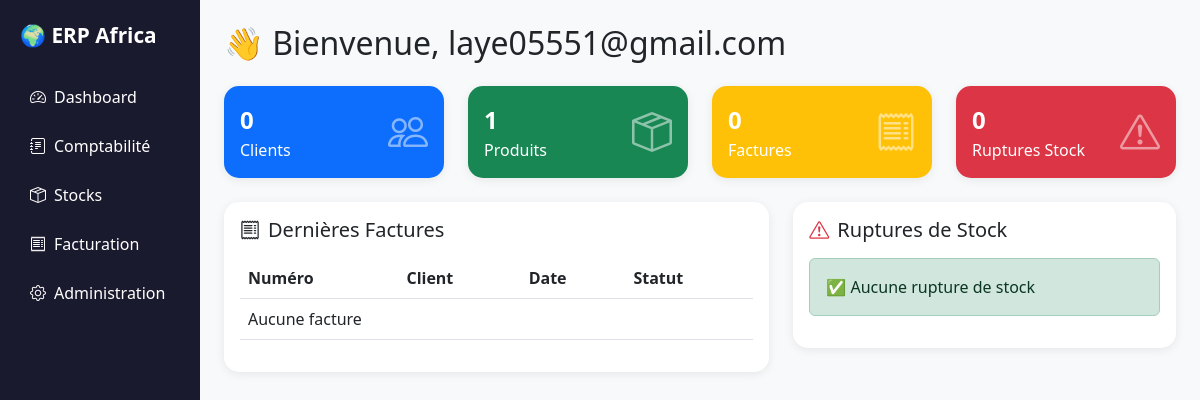
Page /dashboard/ (signed in) on the earlier database version.
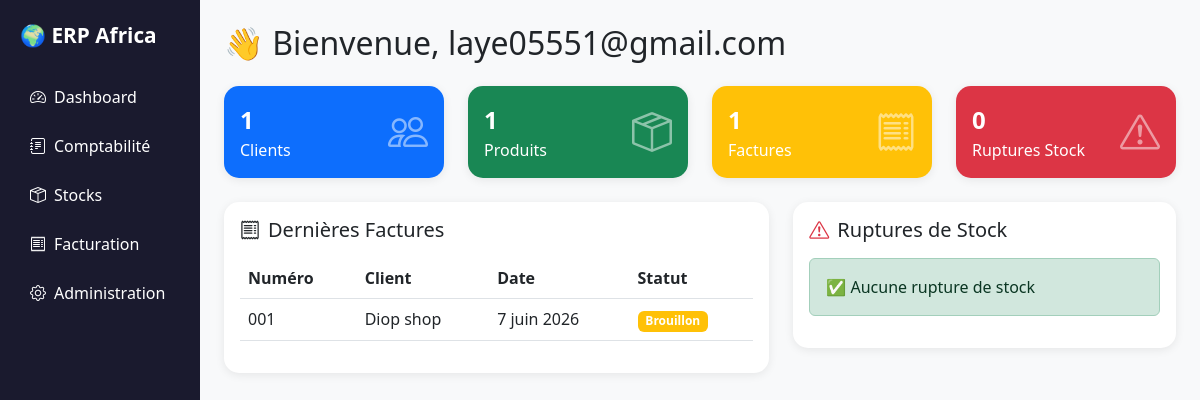
Same page on the later database version.
### facturation/models.py (models this page shows, shortened)
class Facture(models.Model):
    STATUT_CHOICES = [
        ('BR', 'Brouillon'),
        ('EN', 'Envoyée'),
        ('PY', 'Payée'),
        ('AN', 'Annulée'),
    ]
    numero = models.CharField(max_length=20, unique=True)
    client = models.ForeignKey(Client, on_delete=models.PROTECT)
    date_emission = models.DateField(auto_now_add=True)
    date_echeance = models.DateField()
    statut = models.CharField(max_length=2, choices=STATUT_CHOICES, default='BR')
    notes = models.TextField(blank=True)
    class Meta:
        verbose_name = "Facture"
        verbose_name_plural = "Factures"
        ordering = ['-date_emission']

class Client(models.Model):
    nom = models.CharField(max_length=200)
    telephone = models.CharField(max_length=20)
    email = models.EmailField(blank=True)
    adresse = models.TextField(blank=True)
    ninea = models.CharField(max_length=20, blank=True)
    class Meta:
        verbose_name = "Client"
        verbose_name_plural = "Clients"
        ordering = ['nom']

### tableau_bord/views.py (the view)
# urls.py: path('dashboard/', include('tableau_bord.urls')),
@login_required
def dashboard(request):
    total_clients = Client.objects.count()
    total_produits = Produit.objects.count()
    total_factures = Facture.objects.count()
    factures_brouillon = Facture.objects.filter(statut='BR').count()
    factures_payees = Facture.objects.filter(statut='PY').count()
    factures_envoyees = Facture.objects.filter(statut='EN').count()
    produits_rupture = Produit.objects.filter(
        stock_actuel__lte=models.F('stock_minimum')
    ) if False else [p for p in Produit.objects.all() if p.en_rupture]
    dernieres_factures = Facture.objects.all()[:5]
    context = {
        'total_clients': total_clients,
        'total_produits': total_produits,
        'total_factures': total_factures,
        'factures_brouillon': factures_brouillon,
        'factures_payees': factures_payees,
        'factures_envoyees': factures_envoyees,
        'produits_rupture': produits_rupture,
        'dernieres_factures': dernieres_factures,
    }
    return render(request, 'tableau_bord/dashboard.html', context)

### stocks/models.py (called while the page is built)
    @property
    def en_rupture(self):
        return self.stock_actuel <= self.stock_minimum

### tableau_bord/templates/tableau_bord/dashboard.html (shortened to what this page needs)
<!DOCTYPE html>
<html lang="fr">
<head>
    <link href="https://cdn.jsdelivr.net/npm/bootstrap@5.3.0/dist/css/bootstrap.min.css" rel="stylesheet">
    <link href="https://cdn.jsdelivr.net/npm/bootstrap-icons@1.10.0/font/bootstrap-icons.css" rel="stylesheet">
</head>
<body>
<div class="container-fluid">
    <div class="row">
        <div class="col-md-2 sidebar">
            <div class="navbar-brand mb-4">🌍 ERP Africa</div>
            <a href="/dashboard/"><i class="bi bi-speedometer2 me-2"></i>Dashboard</a>
            <a href="/admin/comptabilite/"><i class="bi bi-journal-text me-2"></i>Comptabilité</a>
            <a href="/admin/stocks/"><i class="bi bi-box-seam me-2"></i>Stocks</a>
            <a href="/admin/facturation/"><i class="bi bi-receipt me-2"></i>Facturation</a>
            <a href="/admin/"><i class="bi bi-gear me-2"></i>Administration</a>
        </div>
        <div class="col-md-10 p-4">
            <h2 class="mb-4">👋 Bienvenue, {{ request.user.username }}</h2>
            <div class="row mb-4">
                <div class="col-md-3">
                    <div class="card stat-card p-3 bg-primary text-white">
                        <div class="d-flex justify-content-between">
                            <div>
                                <div class="fs-4 fw-bold">{{ total_clients }}</div>
                                <div>Clients</div>
                            </div>
                            <i class="bi bi-people fs-1 opacity-50"></i>
                        </div>
                    </div>
                </div>
                <div class="col-md-3">
                    <div class="card stat-card p-3 bg-success text-white">
                        <div class="d-flex justify-content-between">
                            <div>
                                <div class="fs-4 fw-bold">{{ total_produits }}</div>
                                <div>Produits</div>
                            </div>
                            <i class="bi bi-box-seam fs-1 opacity-50"></i>
                        </div>
                    </div>
                </div>
                <div class="col-md-3">
                    <div class="card stat-card p-3 bg-warning text-white">
                        <div class="d-flex justify-content-between">
                            <div>
                                <div class="fs-4 fw-bold">{{ total_factures }}</div>
                                <div>Factures</div>
                            </div>
                            <i class="bi bi-receipt fs-1 opacity-50"></i>
                        </div>
                    </div>
                </div>
                <div class="col-md-3">
                    <div class="card stat-card p-3 bg-danger text-white">
                        <div class="d-flex justify-content-between">
                            <div>
                                <div class="fs-4 fw-bold">{{ produits_rupture|length }}</div>
                                <div>Ruptures Stock</div>
                            </div>
                            <i class="bi bi-exclamation-triangle fs-1 opacity-50"></i>
                        </div>
                    </div>
                </div>
            </div>
            <div class="row">
                <div class="col-md-7">
                    <div class="card stat-card p-3">
                        <h5 class="mb-3"><i class="bi bi-receipt me-2"></i>Dernières Factures</h5>
                        <table class="table table-hover">
                            <thead>
                                <tr>
                                    <th>Numéro</th>
                                    <th>Client</th>
                                    <th>Date</th>
                                    <th>Statut</th>
                                </tr>
                            </thead>
                            <tbody>
                                {% for facture in dernieres_factures %}
                                <tr>
                                    <td>{{ facture.numero }}</td>
                                    <td>{{ facture.client.nom }}</td>
                                    <td>{{ facture.date_emission }}</td>
                                    <td>
                                        {% if facture.statut == 'PY' %}
                                            <span class="badge bg-success">Payée</span>
                                        {% elif facture.statut == 'EN' %}
                                            <span class="badge bg-primary">Envoyée</span>
                                        {% elif facture.statut == 'AN' %}
                                            <span class="badge bg-danger">Annulée</span>
                                        {% else %}
                                            <span class="badge bg-warning">Brouillon</span>
                                        {% endif %}
                                    </td>
                                </tr>
                                {% empty %}
                                <tr><td colspan="4">Aucune facture</td></tr>
                                {% endfor %}
                            </tbody>
                        </table>
                    </div>
                </div>
                <div class="col-md-5">
                    <div class="card stat-card p-3">
                        <h5 class="mb-3"><i class="bi bi-exclamation-triangle me-2 text-danger"></i>Ruptures de Stock</h5>
                        {% for produit in produits_rupture %}
                        <div class="alert alert-danger py-2">
                            <strong>{{ produit.nom }}</strong> — Stock : {{ produit.stock_actuel }}
                        </div>
                        {% empty %}
                        <div class="alert alert-success">✅ Aucune rupture de stock</div>
                        {% endfor %}
                    </div>
                </div>
            </div>
        </div>
    </div>
</div>
</body>
</html>

### tableau_bord/templates/tableau_bord/dashboard.html (style rules this page uses)
body { background: #f8f9fa; }
.stat-card { border-radius: 15px; border: none; box-shadow: 0 2px 10px rgba(0,0,0,0.08); }
.sidebar { background: #1a1a2e; min-height: 100vh; padding: 20px; }
.sidebar a { color: #fff; text-decoration: none; display: block; padding: 10px; border-radius: 8px; margin-bottom: 5px; }
.navbar-brand { color: #fff !important; font-weight: bold; font-size: 1.3rem; }

Differences in the rows shown:
added Facture: numero "001", client.nom "Diop shop", date_emission "7 juin 2026", statut "Brouillon"
Other differences:
{{ total_clients }}: "0" → "1"
{{ total_factures }}: "0" → "1"
text no longer shown: "Aucune facture"
